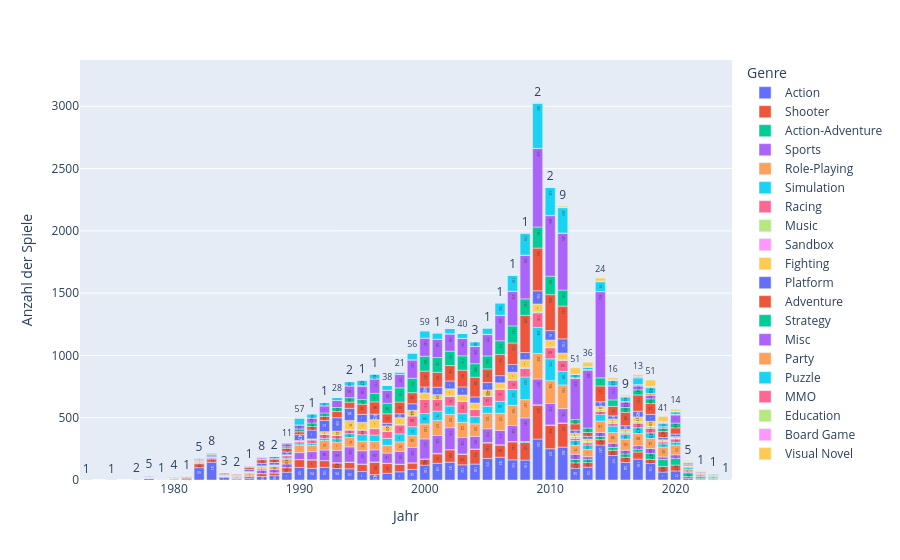

Here is the notebook cell this chart was saved with:
### Code cell
print_number_of_games_per_year_as_diagram(games)
